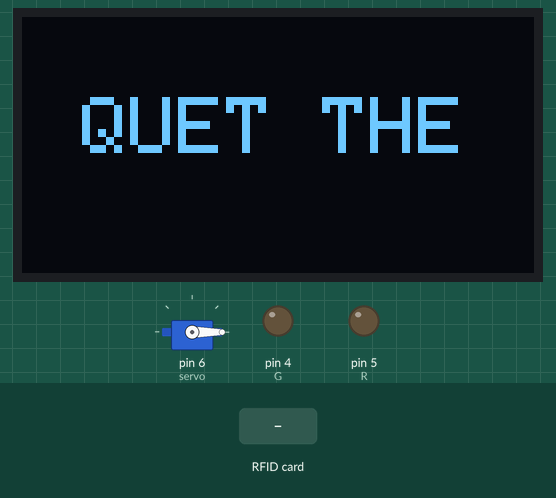
Bench run of a sketch on a simulated Arduino Uno, built with avr-gcc and run on an emulated ATmega328P. On the bench: servo, 128×64 one-colour display, output pins drawn as LEDs (lit = HIGH). The test bench sets the inputs (shaded band). Pins used as bus, display or sensor lines are not drawn; what the sketch prints to the serial monitor is not drawn.

Above: at 1.3 s.
1.4 s: RFID card 21 46 34 98 held to the reader
At 3.0 s:
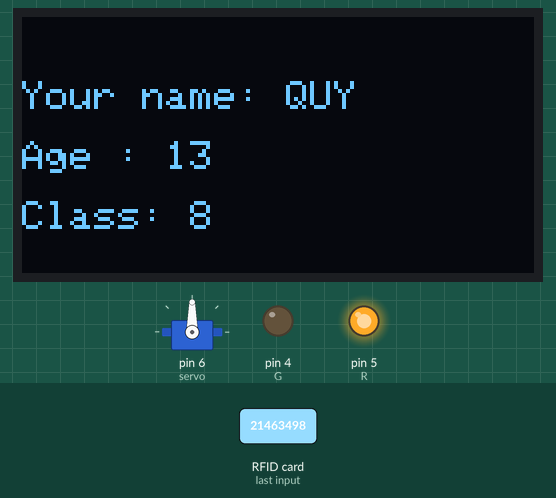
At 7.8 s:
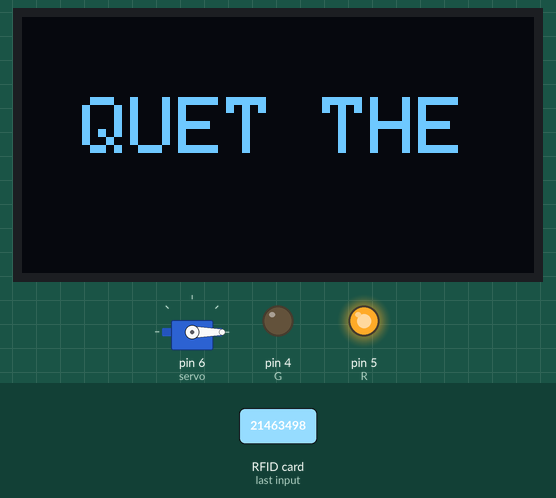
Timing chart, 0 to 9.0 s (numbered marks = the images above; inputs shaded):
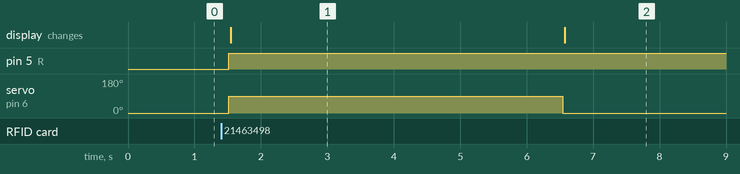

Measured:
- after the input at 1.4 s, pin 5 (R): LOW → HIGH after 0.12 s; servo on pin 6 (servo): 0° → 90° after 0.12 s, → 0° 5.0 s later; the display: changes after 0.14 s (image 1)
- what the display in image 1 shows lasts 5.1 s, from 1.5 s to 6.6 s

The sketch:

rfid_hethong.ino
```cpp
#include <Servo.h>
Servo servo;
int R = 5;
int G = 4;
#include <SPI.h>
#include <MFRC522.h>
#include <Adafruit_GFX.h>
#include <Adafruit_SSD1306.h>
#define SCREEN_WIDTH 128
#define SCREEN_HEIGHT 64

#define OLED_RESET     -1
#define SCREEN_ADDRESS 0x3C
Adafruit_SSD1306 display(SCREEN_WIDTH, SCREEN_HEIGHT, &Wire, OLED_RESET);

#define NUMFLAKES     10
#define LOGO_HEIGHT   16
#define LOGO_WIDTH    16

#define SS_PIN 10
#define RST_PIN 9

MFRC522 the_tu(SS_PIN, RST_PIN);
byte ma_the[4] = {0, 0, 0, 0};
byte ma_dung[4] = {0x21, 0x46, 0x34, 0x98};
byte ma_den[4] = {0x93, 0x0F, 0xAF, 0x05};
void setup() {
  servo.write(0);
  pinMode(R, OUTPUT);
  pinMode(G, OUTPUT);
  servo.attach(6);
  display.begin(SSD1306_SWITCHCAPVCC, SCREEN_ADDRESS);
  display.setTextColor(WHITE);
  Serial.begin(9600);
  SPI.begin();
  the_tu.PCD_Init();
  Serial.println(F("This code scan the MIFARE Classsic NUID."));
  display.clearDisplay();
      display.setTextSize(2);
      display.setCursor(15,20);
      display.print("QUET THE");
      display.display();
}
 bool so_sanh(byte the_doc[4], byte the_so_sanh[4]) {
    for (int i = 0; i < 4; i++) {
      if (the_doc[i] != the_so_sanh[i]) {
        return false;
    }
  }
    return true;
    }

void loop() {
  if ( ! the_tu.PICC_IsNewCardPresent())
    return;
  if ( ! the_tu.PICC_ReadCardSerial())
    return;

  Serial.print(F("Card UID: "));
  for (byte i = 0; i < the_tu.uid.size; i++) {
    ma_the[i] = the_tu.uid.uidByte[i];
    Serial.print(ma_the[i] < 0x10 ? "0" : "");
    Serial.print(ma_the[i], HEX);
  }
    Serial.println();
    bool ket_qua = so_sanh(ma_the, ma_dung);
    bool ket_qua_den = so_sanh(ma_the, ma_den);
    delay(100);

    if (ket_qua == true) {
      servo.write(90);
      display.clearDisplay();
      digitalWrite(R, HIGH);
      display.setTextSize(1);
      display.setCursor(0, 16);
      display.print("Your name: QUY");
      display.setCursor(0, 31);
      display.print("Age : 13");
      display.setCursor(0, 46);
      display.print("Class: 8");
      display.display();
      delay(5000);
      servo.write(0);
      display.clearDisplay();
      display.setTextSize(2);
      display.setCursor(15, 20);
      display.print("QUET THE");
      display.display();
      digitalWrite(G, LOW);
    } else if (ket_qua_den == true) {
      digitalWrite(G, HIGH);
      digitalWrite(R, LOW);
      servo.write(0);
      display.clearDisplay();
      display.setTextSize(2);
      display.setCursor(15, 20);
      display.print("BAT DEN");
      display.display();
    }
    the_tu.PICC_HaltA();
    the_tu.PCD_StopCrypto1();
    delay(500);
}
```
